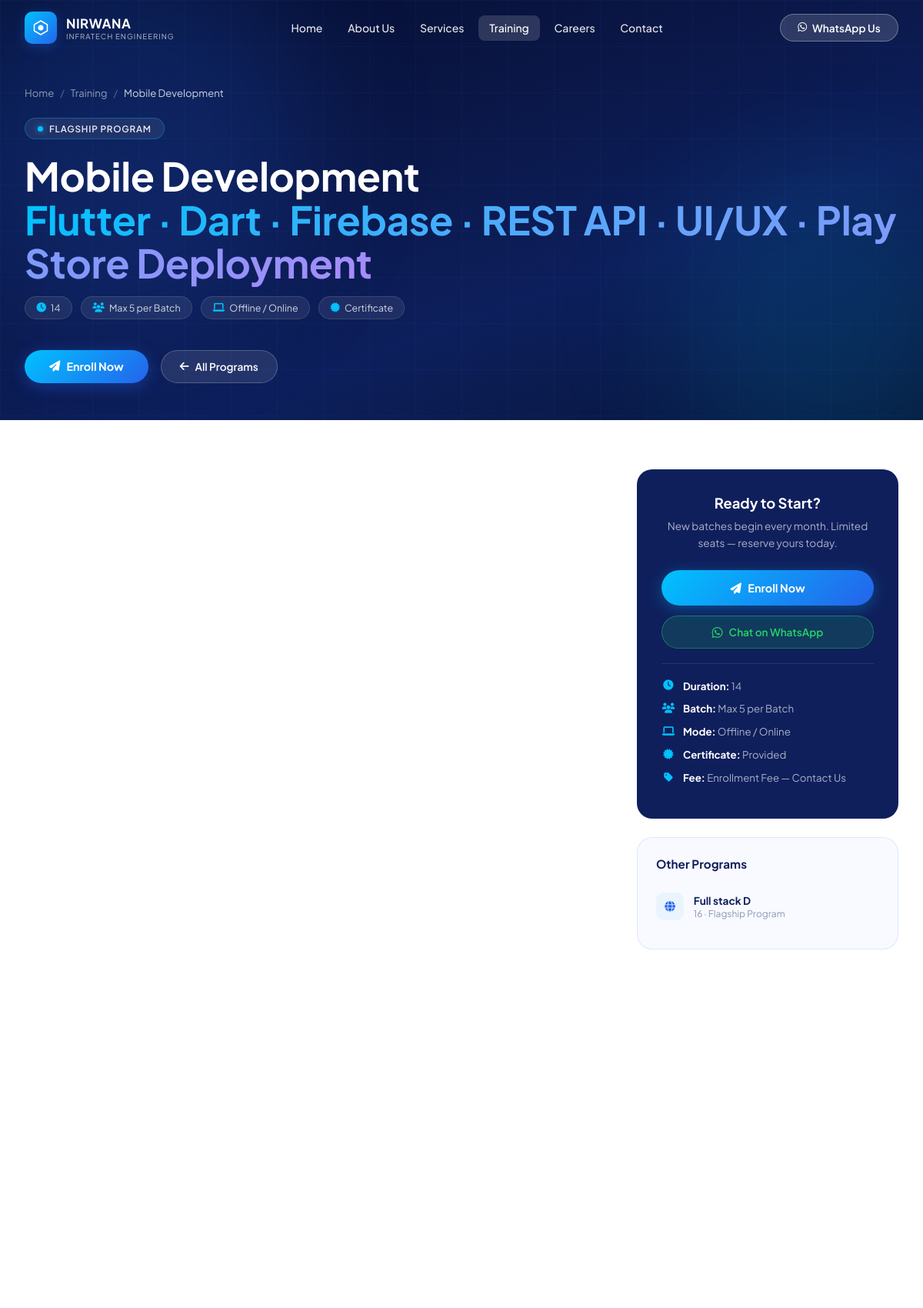
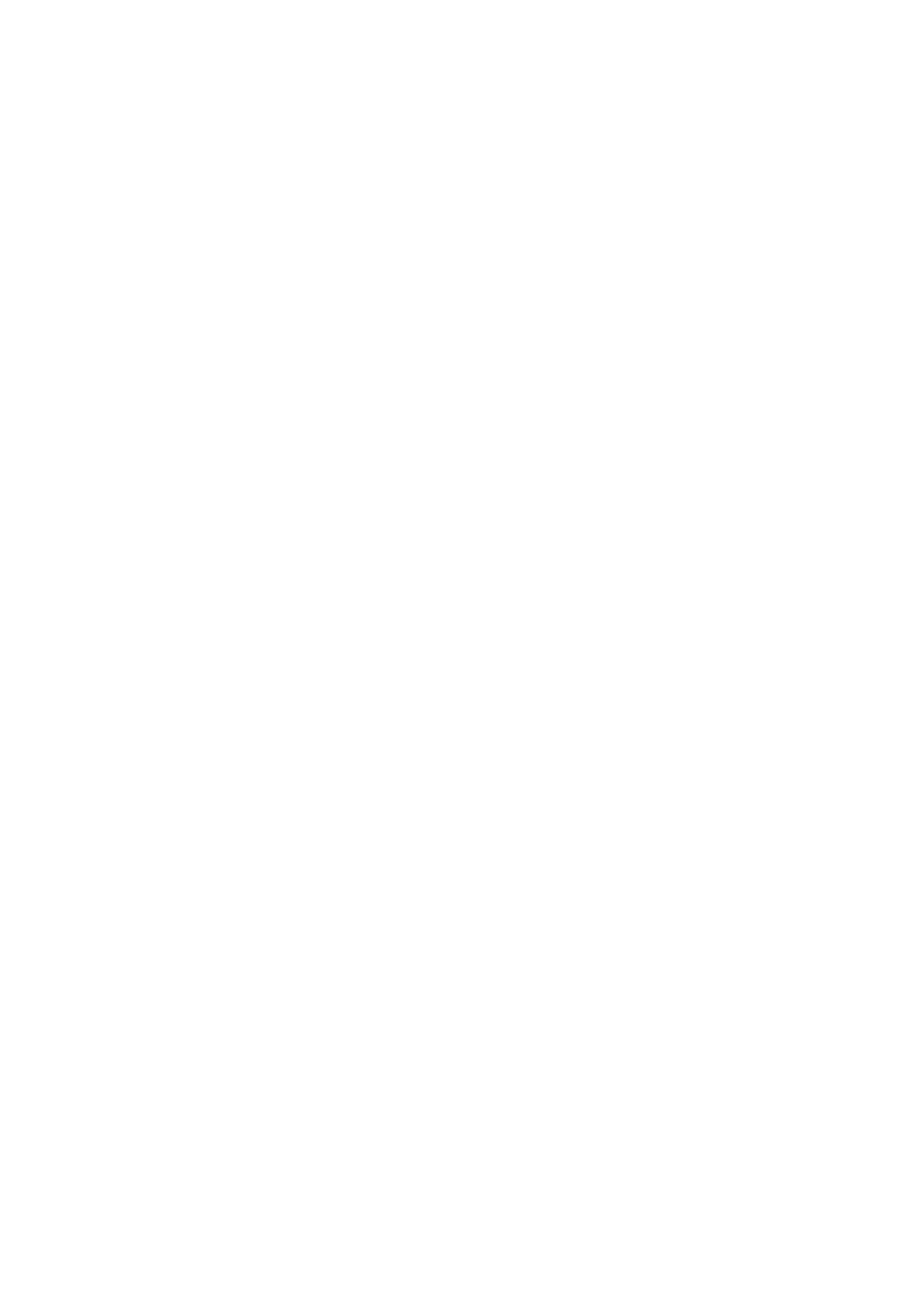
The app's page /training/2/ (upper part) with its own data (2 pictures, top to bottom).
### app1/models.py (models this page shows, shortened)
class TrainingProgram(models.Model):
    TRACK_CHOICES = [
        ('flagship', 'Flagship Program'),
        ('dev',      'Dev Track'),
        ('design',   'Design Track'),
        ('data',     'Data Track'),
    ]
    ICON_CHOICES = [
        ('mobile-alt',  'Mobile'),
        ('globe',       'Web'),
        ('paint-brush', 'Design'),
        ('python',      'Python / Data'),
        ('code',        'Code / General'),
        ('database',    'Database'),
        ('robot',       'AI / ML'),
    ]
    title       = models.CharField(max_length=200)
    subtitle    = models.CharField(max_length=300, blank=True,
                                   help_text="Short tech stack line, e.g. React Native · Next.js · Node.js")
    description = models.TextField(help_text="Main description shown on the card and detail page")
    track       = models.CharField(max_length=20, choices=TRACK_CHOICES, default='dev')
    icon        = models.CharField(max_length=40, choices=ICON_CHOICES, default='code',
                                   help_text="Font Awesome icon name (without 'fa-')")
    is_featured = models.BooleanField(default=False,
                                      help_text="Featured programs are highlighted (dark header style)")
    duration       = models.CharField(max_length=100, blank=True, help_text="e.g. 16 Weeks")
    batch_size     = models.CharField(max_length=50,  blank=True, default='Max 10 per Batch')
    mode           = models.CharField(max_length=100, blank=True, default='Offline / Online')
    certificate    = models.BooleanField(default=True)
    career_support = models.BooleanField(default=False)
    price_label    = models.CharField(max_length=200, blank=True, default='Enrollment Fee — Contact Us',
                                      help_text="Shown in card footer, e.g. 'Rs. 25,000' or 'Contact Us'")
    whatsapp_text  = models.CharField(max_length=300, blank=True,
                                      help_text="Pre-filled WhatsApp message for Enroll button")
    skills_tags = models.CharField(max_length=500, blank=True,
                                   help_text="Comma-separated skill tags, e.g. React Native, Next.js, Node.js")
    syllabus_json = models.TextField(
        blank=True,
        default='[]',
        help_text=(
            'JSON array of week objects. Each object must have: '
            '"week" (label), "title" (week title), "topics" (array of strings). '
            'Example: [{"week":"Week 1","title":"Foundations","topics":["HTML","CSS"]}]'
        )
    )
    who_should_join = models.TextField(blank=True,
                                       help_text="Who this program is for (plain text, one point per line)")
    requirements    = models.TextField(blank=True,
                                       help_text="Prerequisites / requirements (one per line)")
    outcomes        = models.TextField(blank=True,
                                       help_text="What students will be able to do after (one per line)")
    order     = models.PositiveIntegerField(default=0, help_text="Lower = appears first")
    is_active = models.BooleanField(default=True)
    created_at = models.DateTimeField(auto_now_add=True)
    updated_at = models.DateTimeField(auto_now=True)
    class Meta:
        ordering = ['order', '-created_at']
        verbose_name = 'Training Program'
        verbose_name_plural = 'Training Programs'
    def skills_list(self):
        if not self.skills_tags:
            return []
        return [s.strip() for s in self.skills_tags.split(',') if s.strip()]
    def get_syllabus(self):
        import json
        try:
            data = json.loads(self.syllabus_json or '[]')
            return data if isinstance(data, list) else []
        except (ValueError, TypeError):
            return []
    def track_label(self):
        return dict(self.TRACK_CHOICES).get(self.track, self.track)

### app1/views.py (the view)
# urls.py: path('training/<int:pk>/', views.training_detail, name='training_detail'),  # NEW
def training_detail(request, pk):
    program        = get_object_or_404(TrainingProgram, pk=pk, is_active=True)
    other_programs = TrainingProgram.objects.filter(is_active=True).exclude(pk=pk)[:3]
    return render(request, 'app1/training_detail.html', {
        'program':        program,
        'other_programs': other_programs,
    })

### app1/templates/app1/training_detail.html (shortened to what this page needs)
{% load static %}
<!DOCTYPE html>
<html lang="en">
<head>
    <link href="https://cdnjs.cloudflare.com/ajax/libs/font-awesome/6.5.0/css/all.min.css" rel="stylesheet">
</head>
<body>
<div class="cursor-glow" id="cursorGlow"></div>
<nav class="navbar" id="navbar">
    <div class="nav-inner">
        <a href="{% url 'home' %}" class="nav-logo">
            <div class="logo-mark">
                <svg viewBox="0 0 22 22" fill="none"><path d="M11 2L19.5 7V15L11 20L2.5 15V7L11 2Z" stroke="white" stroke-width="1.5" stroke-linejoin="round"/><circle cx="11" cy="11" r="3.5" fill="white"/></svg>
            </div>
            <div class="logo-txt"><div class="brand">NIRWANA</div><div class="sub">Infratech Engineering</div></div>
        </a>
        <ul class="nav-menu">
            <li><a href="{% url 'home' %}">Home</a></li>
            <li><a href="{% url 'about' %}">About Us</a></li>
            <li><a href="{% url 'feature' %}">Services</a></li>
            <li><a href="{% url 'training' %}" class="active">Training</a></li>
            <li><a href="{% url 'careers' %}">Careers</a></li>
            <li><a href="{% url 'contact' %}">Contact</a></li>
        </ul>
        <a href="https://wa.me/9779764464394" class="nav-cta"><i class="fab fa-whatsapp"></i> WhatsApp Us</a>
    </div>
</nav>
<section class="detail-hero">
    <div class="hero-grid-lines"></div>
    <div class="hero-orb orb-1"></div>
    <div class="hero-orb orb-2"></div>
    <div class="hero-inner">
        <nav class="breadcrumb">
            <a href="{% url 'home' %}">Home</a>
            <span>/</span>
            <a href="{% url 'training' %}">Training</a>
            <span>/</span>
            <span class="current">{{ program.title }}</span>
        </nav>
        <div class="hero-badge-row">
            <span class="hero-track-badge"><span class="badge-glow"></span>{{ program.track_label }}</span>
        </div>
        <h1 class="hero-title">{{ program.title }}<br><span class="grad-text">{% if program.subtitle %}{{ program.subtitle }}{% endif %}</span></h1>
        <div class="hero-meta-row">
            {% if program.duration %}<span class="hmeta"><i class="fas fa-clock"></i> {{ program.duration }}</span>{% endif %}
            {% if program.batch_size %}<span class="hmeta"><i class="fas fa-users"></i> {{ program.batch_size }}</span>{% endif %}
            {% if program.mode %}<span class="hmeta"><i class="fas fa-laptop"></i> {{ program.mode }}</span>{% endif %}
            {% if program.certificate %}<span class="hmeta"><i class="fas fa-certificate"></i> Certificate</span>{% endif %}
        </div>
        <div class="hero-cta-row">
            {% if program.whatsapp_text %}
            <a href="https://wa.me/9779764464394?text={{ program.whatsapp_text|urlencode }}" class="btn-enroll-hero" target="_blank"><i class="fas fa-paper-plane"></i> Enroll Now</a>
            {% else %}
            <a href="https://wa.me/9779764464394?text=I'm interested in {{ program.title|urlencode }}" class="btn-enroll-hero" target="_blank"><i class="fas fa-paper-plane"></i> Enroll Now</a>
            {% endif %}
            <a href="{% url 'training' %}" class="btn-back"><i class="fas fa-arrow-left"></i> All Programs</a>
        </div>
    </div>
</section>
<div class="detail-body">
    <div class="main-col">
    </div>
    <div class="sidebar-col">
        <div class="sidebar-sticky">
            <div class="enroll-card">
                <h3>Ready to Start?</h3>
                <p>New batches begin every month. Limited seats — reserve yours today.</p>
                {% if program.whatsapp_text %}
                <a href="https://wa.me/9779764464394?text={{ program.whatsapp_text|urlencode }}" class="btn-enroll-full" target="_blank"><i class="fas fa-paper-plane" style="margin-right:6px"></i> Enroll Now</a>
                {% else %}
                <a href="https://wa.me/9779764464394?text=I'm interested in {{ program.title|urlencode }}" class="btn-enroll-full" target="_blank"><i class="fas fa-paper-plane" style="margin-right:6px"></i> Enroll Now</a>
                {% endif %}
                <a href="https://wa.me/9779764464394" class="btn-whatsapp" target="_blank"><i class="fab fa-whatsapp" style="font-size:1rem"></i> Chat on WhatsApp</a>
                <div class="enroll-divider"></div>
                {% if program.duration %}
                <div class="enroll-detail"><i class="fas fa-clock"></i><span><strong>Duration:</strong> {{ program.duration }}</span></div>
                {% endif %}
                {% if program.batch_size %}
                <div class="enroll-detail"><i class="fas fa-users"></i><span><strong>Batch:</strong> {{ program.batch_size }}</span></div>
                {% endif %}
                {% if program.mode %}
                <div class="enroll-detail"><i class="fas fa-laptop"></i><span><strong>Mode:</strong> {{ program.mode }}</span></div>
                {% endif %}
                {% if program.certificate %}
                <div class="enroll-detail"><i class="fas fa-certificate"></i><span><strong>Certificate:</strong> Provided</span></div>
                {% endif %}
                <div class="enroll-detail"><i class="fas fa-tag"></i><span><strong>Fee:</strong> {{ program.price_label }}</span></div>
            </div>
            {% if other_programs %}
            <div class="info-card">
                <h4>Other Programs</h4>
                {% for other in other_programs %}
                <a href="{% url 'training_detail' other.pk %}" class="other-card">
                    <div class="other-icon"><i class="fas fa-{{ other.icon }}"></i></div>
                    <div class="other-info">
                        <div class="other-title">{{ other.title }}</div>
                        <div class="other-dur">{{ other.duration }}{% if other.duration and other.track_label %} · {% endif %}{{ other.track_label }}</div>
                    </div>
                </a>
                {% endfor %}
            </div>
            {% endif %}
        </div>
    </div>
</div>
</body>
</html>

### records on screen
TrainingProgram: title "Mobile Development", track_label "FLAGSHIP PROGRAM", subtitle "Flutter · Dart · Firebase · REST API · UI/UX · Play Store Deployment", duration "14", batch_size "Max 5 per Batch", mode "Offline / Online", price_label "Enrollment Fee — Contact Us"
TrainingProgram: title "Full stack D", duration "16", track_label "Flagship Program"
